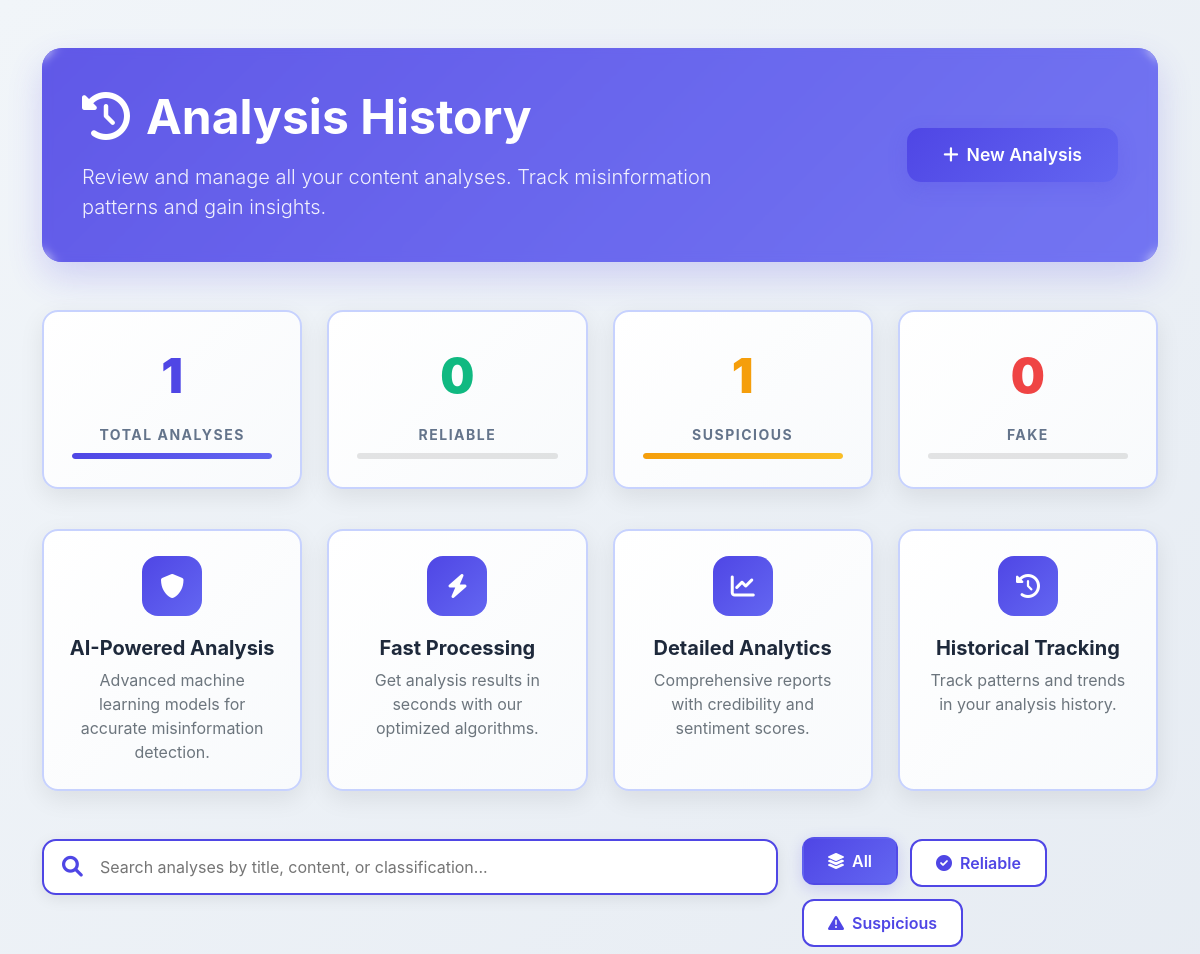
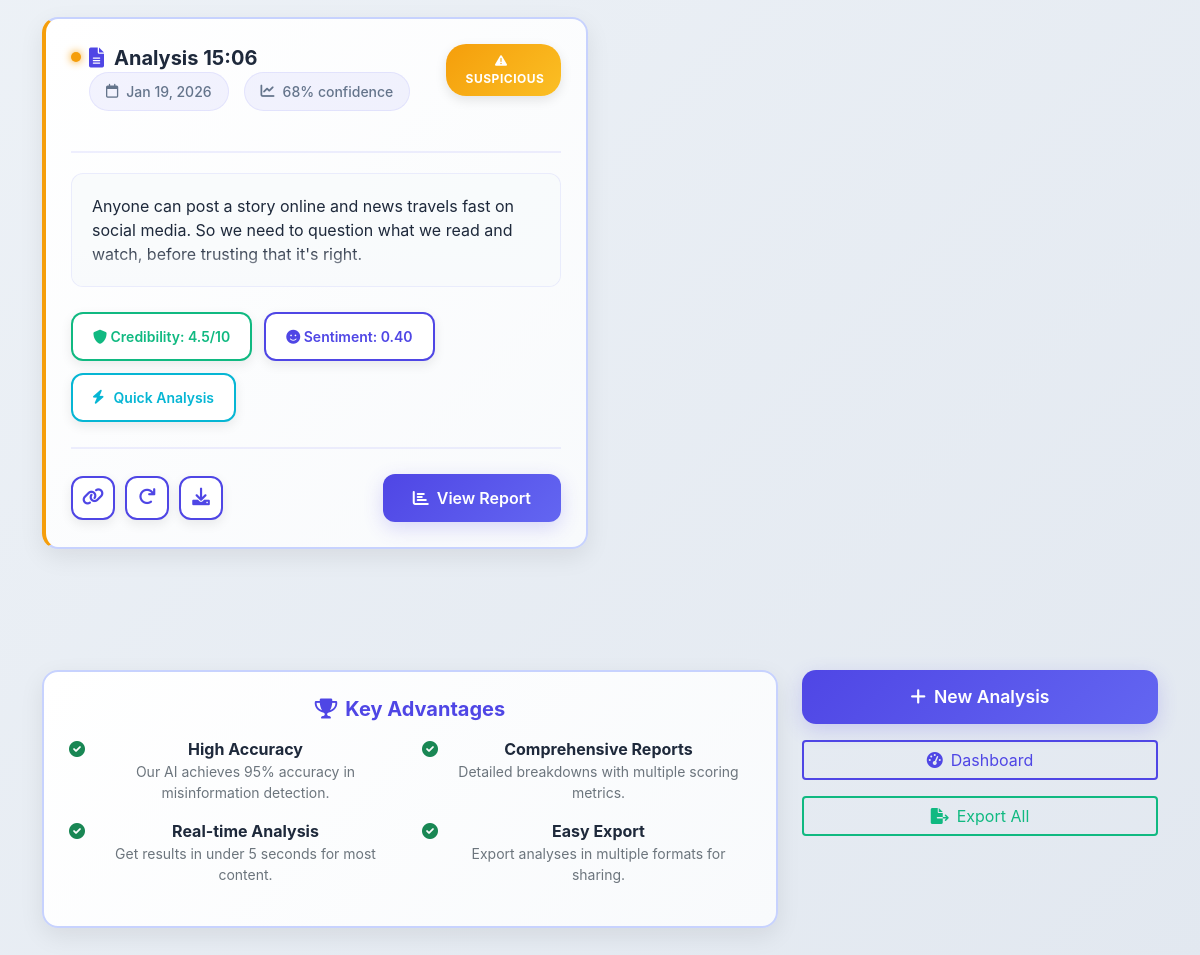
The app's page /history (signed in), older data (2 pictures, top to bottom).
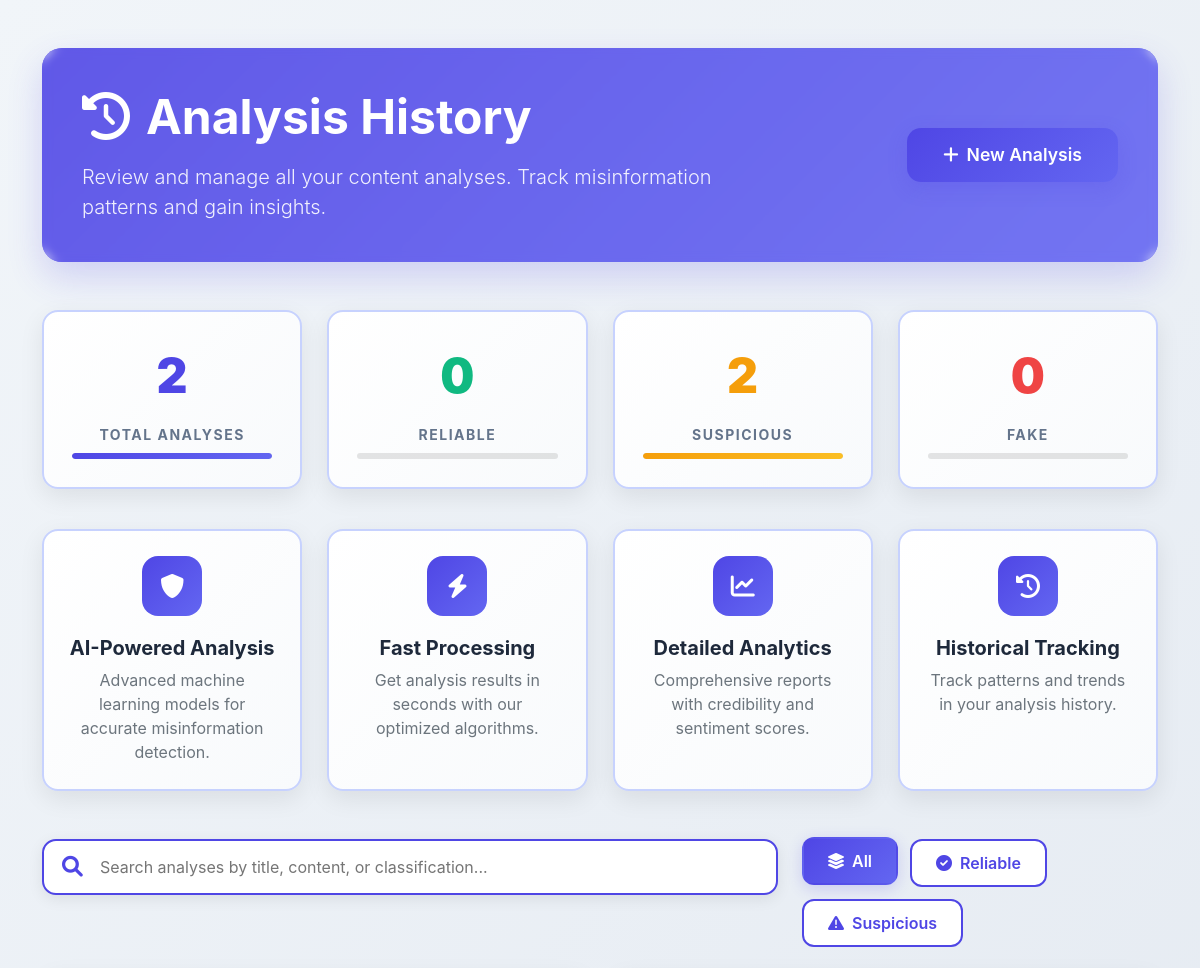
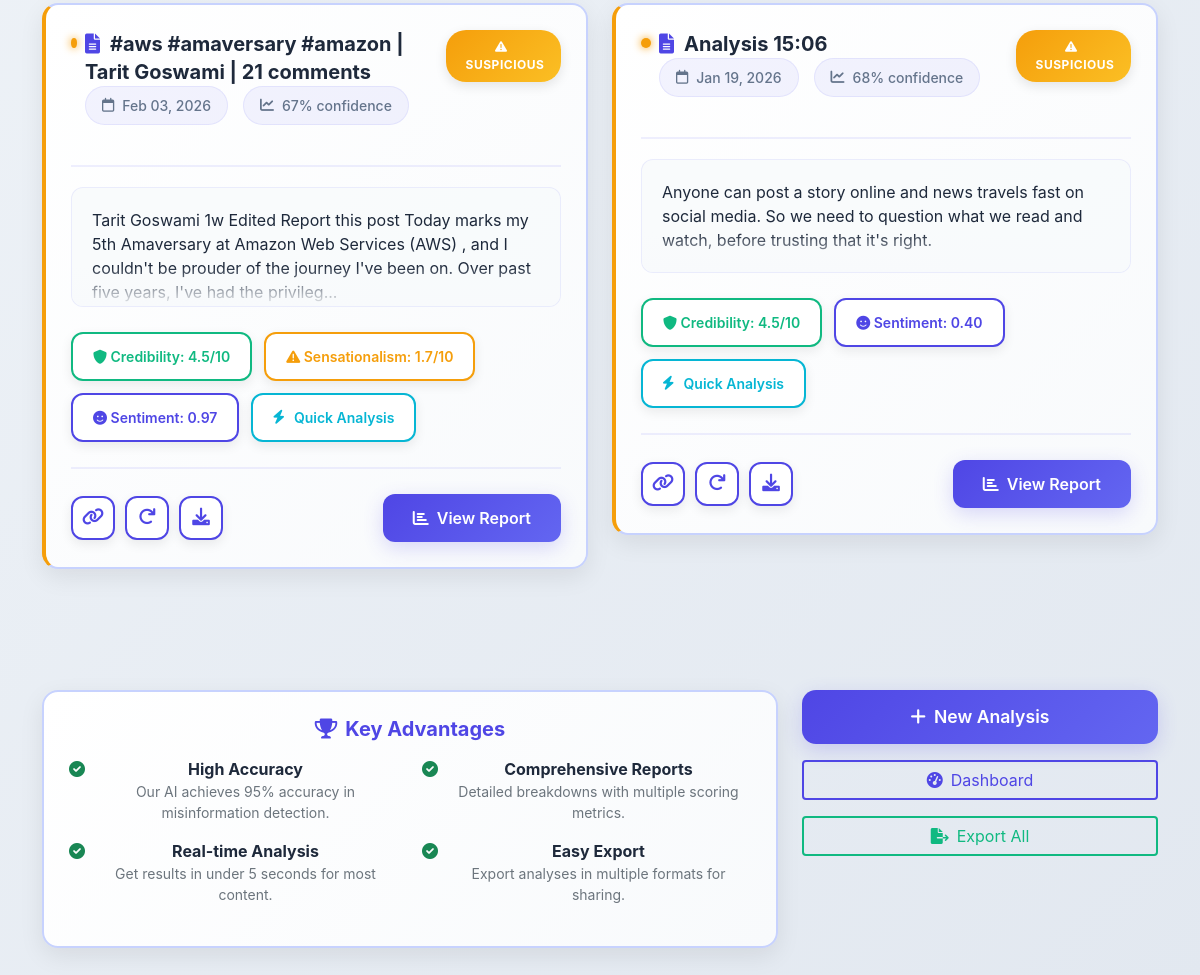
The same page, newer data (2 pictures, top to bottom).
### app.py (models this page shows, shortened)
class Analysis(db.Model):
    __tablename__ = 'analyses'
    id = db.Column(db.Integer, primary_key=True)
    title = db.Column(db.Text, default='')
    content = db.Column(db.Text, default='')  # raw text content (for display/search)
    article_data = db.Column(db.JSON, nullable=True)  # optional structured article extraction
    source_url = db.Column(db.Text, nullable=True)  # This should be nullable
    classification = db.Column(db.String(20), nullable=False, default='UNKNOWN')  # RELIABLE, SUSPICIOUS, FAKE, etc.
    confidence_score = db.Column(db.Float, nullable=True)
    sentiment_score = db.Column(db.Float, nullable=True)
    sensationalism_score = db.Column(db.Float, nullable=True)
    credibility_score = db.Column(db.Float, nullable=True)
    key_findings = db.Column(db.Text, default='[]')  # JSON string
    recommendations = db.Column(db.Text, nullable=True)  # JSON string
    fact_checks = db.Column(db.Text, nullable=True)  # JSON string
    analysis_metadata = db.Column(db.Text, default='{}')  # JSON string (e.g. word count, etc.)
    is_quick_analysis = db.Column(db.Boolean, default=False)
    user_id = db.Column(db.Integer, db.ForeignKey('user.id'), nullable=False)
    created_at = db.Column(db.DateTime, default=lambda: datetime.now(timezone.utc))
    updated_at = db.Column(db.DateTime, default=lambda: datetime.now(timezone.utc),
                           onupdate=lambda: datetime.now(timezone.utc))

### app.py (the view)
@app.route('/history')
@login_required
def analysis_history():
    page = request.args.get('page', 1, type=int)
    per_page = 20
    analyses_pagination = Analysis.query.filter_by(user_id=current_user.id) \
        .order_by(Analysis.created_at.desc()) \
        .paginate(page=page, per_page=per_page, error_out=False)
    total_analyses = Analysis.query.filter_by(user_id=current_user.id).count()
    reliable_count = Analysis.query.filter_by(user_id=current_user.id, classification='RELIABLE').count()
    suspicious_count = Analysis.query.filter_by(user_id=current_user.id, classification='SUSPICIOUS').count()
    fake_count = Analysis.query.filter_by(user_id=current_user.id, classification='FAKE').count()
    debug_mode = request.args.get('debug') == 'true'
    return render_template('analysis_history.html',
                           analyses=analyses_pagination.items,
                           pagination=analyses_pagination,
                           total_analyses=total_analyses,
                           reliable_count=reliable_count,
                           suspicious_count=suspicious_count,
                           fake_count=fake_count,
                           debug_mode=debug_mode)

### app.py (called while the page is built)
@login_manager.user_loader
def load_user(user_id):
    try:
        return db.session.get(User, int(user_id))
    except Exception:
        return None

@app.context_processor
def inject_gemini_status():
    return {
        'gemini_available': _GEMINI_AVAILABLE,
        'gemini_model': _GEMINI_MODEL,
        'gemini_api_key_set': bool(_GEMINI_API_KEY and _GEMINI_API_KEY != 'your-gemini-api-key-here')
    }

### templates/analysis_History.html (shortened to what the changed rows need)
<!DOCTYPE html>
<html lang="en">
<head>
    <link href="https://cdn.jsdelivr.net/npm/bootstrap@5.1.3/dist/css/bootstrap.min.css" rel="stylesheet">
    <link rel="stylesheet" href="https://cdnjs.cloudflare.com/ajax/libs/font-awesome/6.0.0/css/all.min.css">
</head>
<body>
    <div class="container py-5">
        <div class="professional-header mb-5">
            <div class="row align-items-center">
                <div class="col-lg-8">
                    <h1 class="display-5 fw-bold mb-3">
                        <i class="fas fa-history me-3"></i>Analysis History
                    </h1>
                </div>
            </div>
        </div>
        {% if analyses %}
        <div class="stats-summary">
            <div class="summary-card total">
                <div class="summary-number">{{ total_analyses|default(0) }}</div>
                <div class="summary-label">Total Analyses</div>
                <div class="progress-track">
                    <div class="progress-fill progress-primary" style="width: 100%"></div>
                </div>
            </div>
            <div class="summary-card reliable">
                <div class="summary-number">{{ reliable_count|default(0) }}</div>
                <div class="summary-label">Reliable</div>
                <div class="progress-track">
                </div>
            </div>
            <div class="summary-card suspicious">
                <div class="summary-number">{{ suspicious_count|default(0) }}</div>
                <div class="summary-label">Suspicious</div>
                <div class="progress-track">
                    <div class="progress-fill progress-warning"
                        style="width: {{ (suspicious_count/total_analyses*100)|default(0) }}%"></div>
                </div>
            </div>
            <div class="summary-card fake">
                <div class="summary-number">{{ fake_count|default(0) }}</div>
                <div class="summary-label">Fake</div>
                <div class="progress-track">
                </div>
            </div>
        </div>
        {% endif %}
        {% if not analyses or analyses|length == 0 %}
        <div class="empty-state">
            <div class="empty-icon">
                <i class="fas fa-search"></i>
            </div>
            <h2 class="empty-title">No Analyses <span>Found</span></h2>
            <p class="empty-text">
                You haven't performed any analyses yet. Start by analyzing your first piece of content
                to detect misinformation and get valuable insights.
            </p>
            <a href="{{ url_for('analyze') }}" class="btn btn-primary-solid">
                <i class="fas fa-bolt me-2"></i>Start Your First Analysis
            </a>
        </div>
        {% else %}
        <div class="row" id="analysesGrid">
            {% for analysis in analyses %}
            <div class="col-lg-6 mb-4">
                <div class="history-card {{ analysis.classification|lower }}">
                    <div class="card-header-section">
                        <div class="d-flex align-items-start w-100">
                            <span class="status-indicator status-{{ analysis.classification|lower }} mt-2"></span>
                            <div class="flex-grow-1">
                                <h3 class="card-title">
                                    <i class="fas fa-file-alt"></i>{{ analysis.title or "Untitled Analysis" }}
                                </h3>
                                <div class="meta-info">
                                    <span class="meta-item">
                                        <i class="far fa-calendar"></i>
                                        {{ analysis.created_at.strftime('%b %d, %Y') }}
                                    </span>
                                    {% if analysis.confidence_score %}
                                    <span class="meta-item">
                                        <i class="fas fa-chart-line"></i>
                                        {{ "%.0f"|format(analysis.confidence_score * 100) }}% confidence
                                    </span>
                                    {% endif %}
                                </div>
                            </div>
                        </div>
                        <span class="classification-badge badge-{{ analysis.classification|lower }}">
                            {% if analysis.classification == 'RELIABLE' %}
                            <i class="fas fa-check-circle me-1"></i>
                            {% elif analysis.classification == 'SUSPICIOUS' %}
                            <i class="fas fa-exclamation-triangle me-1"></i>
                            {% elif analysis.classification == 'FAKE' %}
                            <i class="fas fa-times-circle me-1"></i>
                            {% else %}
                            <i class="fas fa-question-circle me-1"></i>
                            {% endif %}
                            {{ analysis.classification }}
                        </span>
                    </div>
                    {% if analysis.content %}
                    <div class="content-preview">
                        <p class="mb-0" style="color: var(--dark-color);">
                            {{ analysis.content[:200] }}{% if analysis.content|length > 200 %}...{% endif %}
                        </p>
                    </div>
                    {% endif %}
                    <div class="stats-container">
                        {% if analysis.credibility_score %}
                        <div class="stat-pill credibility tooltip-wrapper">
                            <i class="fas fa-shield-alt"></i>
                            <span>Credibility: {{ "%.1f"|format(analysis.credibility_score) }}/10</span>
                        </div>
                        {% endif %}
                        {% if analysis.sensationalism_score %}
                        <div class="stat-pill sensationalism tooltip-wrapper">
                            <i class="fas fa-exclamation-triangle"></i>
                            <span>Sensationalism: {{ "%.1f"|format(analysis.sensationalism_score) }}/10</span>
                        </div>
                        {% endif %}
                        {% if analysis.sentiment_score %}
                        <div class="stat-pill sentiment tooltip-wrapper">
                            <i class="fas fa-smile"></i>
                            <span>Sentiment: {{ "%.2f"|format(analysis.sentiment_score) }}</span>
                        </div>
                        {% endif %}
                        {% if analysis.is_quick_analysis %}
                        <div class="stat-pill confidence">
                            <i class="fas fa-bolt"></i>
                            <span>Quick Analysis</span>
                        </div>
                        {% endif %}
                    </div>
                    <div class="card-actions">
                        <div class="quick-actions">
                            <button class="action-icon tooltip-wrapper" onclick="copyAnalysisLink({{ analysis.id }})">
                                <i class="fas fa-link"></i>
                            </button>
                            <button class="action-icon tooltip-wrapper" onclick="reanalyze({{ analysis.id }})">
                                <i class="fas fa-redo"></i>
                            </button>
                            <button class="action-icon tooltip-wrapper" onclick="exportAnalysis({{ analysis.id }})">
                                <i class="fas fa-download"></i>
                            </button>
                        </div>
                        <a href="{{ url_for('analysis_detail', analysis_id=analysis.id) }}"
                            class="btn btn-view-details">
                            <i class="fas fa-chart-bar me-2"></i>View Report
                        </a>
                    </div>
                </div>
            </div>
            {% endfor %}
        </div>
        {% endif %}
    </div>
</body>
</html>

Row changes from the older to the newer data that the page shows:
added Analysis: title "#aws #amaversary #amazon | Tarit Goswami | 21 comments", created_at "Feb 03, 2026", analysis.confidence_score*100 "67", classification "SUSPICIOUS", content "Tarit Goswami 1w Edited Report this post Today marks my 5th Amaversary at Amazon Web Services (AWS) , and I couldn't be prouder of the journey I've been on. Over past five years, I've had the privileg", credibility_score "4.5", sensationalism_score "1.7", sentiment_score "0.97", is_quick_analysis True (drawn)
Text that changed along with them:
{{ total_analyses|default(0) }}: "1" → "2"
{{ suspicious_count|default(0) }}: "1" → "2"
